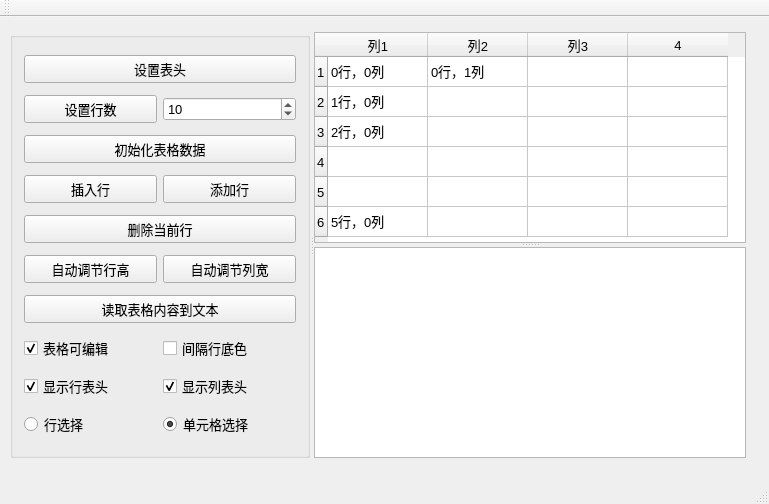
<?xml version="1.0" encoding="UTF-8"?>
<ui version="4.0">
 <class>MainWindow</class>
 <widget class="QMainWindow" name="MainWindow">
  <property name="geometry">
   <rect>
    <x>0</x>
    <y>0</y>
    <width>769</width>
    <height>504</height>
   </rect>
  </property>
  <property name="font">
   <font>
    <pointsize>10</pointsize>
   </font>
  </property>
  <property name="windowTitle">
   <string>QTableWidget的使用</string>
  </property>
  <widget class="QWidget" name="centralWidget">
   <widget class="QSplitter" name="splitterMain">
    <property name="geometry">
     <rect>
      <x>10</x>
      <y>15</y>
      <width>736</width>
      <height>426</height>
     </rect>
    </property>
    <property name="orientation">
     <enum>Qt::Horizontal</enum>
    </property>
    <widget class="QGroupBox" name="groupBox">
     <property name="maximumSize">
      <size>
       <width>300</width>
       <height>16777215</height>
      </size>
     </property>
     <property name="title">
      <string/>
     </property>
     <layout class="QGridLayout" name="gridLayout">
      <item row="4" column="0" colspan="2">
       <widget class="QPushButton" name="btnDelCurRow">
        <property name="text">
         <string>删除当前行</string>
        </property>
       </widget>
      </item>
      <item row="3" column="0">
       <widget class="QPushButton" name="btnInsertRow">
        <property name="text">
         <string>插入行</string>
        </property>
       </widget>
      </item>
      <item row="3" column="1">
       <widget class="QPushButton" name="btnAppendRow">
        <property name="text">
         <string>添加行</string>
        </property>
       </widget>
      </item>
      <item row="8" column="0">
       <widget class="QCheckBox" name="chkBoxHeaderH">
        <property name="text">
         <string>显示行表头</string>
        </property>
        <property name="checked">
         <bool>true</bool>
        </property>
       </widget>
      </item>
      <item row="7" column="0">
       <widget class="QCheckBox" name="chkBoxTabEditable">
        <property name="text">
         <string>表格可编辑</string>
        </property>
        <property name="checked">
         <bool>true</bool>
        </property>
       </widget>
      </item>
      <item row="6" column="0" colspan="2">
       <widget class="QPushButton" name="btnReadToEdit">
        <property name="minimumSize">
         <size>
          <width>0</width>
          <height>25</height>
         </size>
        </property>
        <property name="text">
         <string>读取表格内容到文本</string>
        </property>
       </widget>
      </item>
      <item row="7" column="1">
       <widget class="QCheckBox" name="chkBoxRowColor">
        <property name="enabled">
         <bool>true</bool>
        </property>
        <property name="text">
         <string>间隔行底色</string>
        </property>
        <property name="checked">
         <bool>false</bool>
        </property>
       </widget>
      </item>
      <item row="9" column="1">
       <widget class="QRadioButton" name="rBtnSelectItem">
        <property name="text">
         <string>单元格选择</string>
        </property>
        <property name="checked">
         <bool>true</bool>
        </property>
       </widget>
      </item>
      <item row="8" column="1">
       <widget class="QCheckBox" name="chkBoxHeaderV">
        <property name="text">
         <string>显示列表头</string>
        </property>
        <property name="checked">
         <bool>true</bool>
        </property>
       </widget>
      </item>
      <item row="9" column="0">
       <widget class="QRadioButton" name="rBtnSelectRow">
        <property name="text">
         <string>行选择</string>
        </property>
        <property name="checked">
         <bool>false</bool>
        </property>
       </widget>
      </item>
      <item row="2" column="0" colspan="2">
       <widget class="QPushButton" name="btnIniData">
        <property name="minimumSize">
         <size>
          <width>0</width>
          <height>25</height>
         </size>
        </property>
        <property name="text">
         <string>初始化表格数据</string>
        </property>
       </widget>
      </item>
      <item row="1" column="1">
       <widget class="QSpinBox" name="spinRowCount">
        <property name="minimum">
         <number>2</number>
        </property>
        <property name="value">
         <number>10</number>
        </property>
       </widget>
      </item>
      <item row="0" column="0" colspan="2">
       <widget class="QPushButton" name="btnSetHeader">
        <property name="minimumSize">
         <size>
          <width>0</width>
          <height>25</height>
         </size>
        </property>
        <property name="text">
         <string>设置表头</string>
        </property>
       </widget>
      </item>
      <item row="1" column="0">
       <widget class="QPushButton" name="btnSetRows">
        <property name="minimumSize">
         <size>
          <width>0</width>
          <height>25</height>
         </size>
        </property>
        <property name="text">
         <string>设置行数</string>
        </property>
       </widget>
      </item>
      <item row="5" column="0">
       <widget class="QPushButton" name="btnAutoHeight">
        <property name="text">
         <string>自动调节行高</string>
        </property>
       </widget>
      </item>
      <item row="5" column="1">
       <widget class="QPushButton" name="btnAutoWidth">
        <property name="text">
         <string>自动调节列宽</string>
        </property>
       </widget>
      </item>
     </layout>
    </widget>
    <widget class="QSplitter" name="splitter">
     <property name="frameShape">
      <enum>QFrame::NoFrame</enum>
     </property>
     <property name="frameShadow">
      <enum>QFrame::Plain</enum>
     </property>
     <property name="lineWidth">
      <number>2</number>
     </property>
     <property name="orientation">
      <enum>Qt::Vertical</enum>
     </property>
     <widget class="QTableWidget" name="tableInfo">
      <property name="alternatingRowColors">
       <bool>false</bool>
      </property>
      <property name="rowCount">
       <number>6</number>
      </property>
      <property name="columnCount">
       <number>4</number>
      </property>
      <attribute name="horizontalHeaderDefaultSectionSize">
       <number>100</number>
      </attribute>
      <row/>
      <row/>
      <row/>
      <row/>
      <row/>
      <row/>
      <column>
       <property name="text">
        <string>列1</string>
       </property>
      </column>
      <column>
       <property name="text">
        <string>列2</string>
       </property>
      </column>
      <column>
       <property name="text">
        <string>列3</string>
       </property>
      </column>
      <column/>
      <item row="0" column="0">
       <property name="text">
        <string>0行，0列</string>
       </property>
      </item>
      <item row="0" column="1">
       <property name="text">
        <string>0行，1列</string>
       </property>
      </item>
      <item row="1" column="0">
       <property name="text">
        <string>1行，0列</string>
       </property>
      </item>
      <item row="2" column="0">
       <property name="text">
        <string>2行，0列</string>
       </property>
      </item>
      <item row="5" column="0">
       <property name="text">
        <string>5行，0列</string>
       </property>
      </item>
     </widget>
     <widget class="QPlainTextEdit" name="textEdit"/>
    </widget>
   </widget>
  </widget>
  <widget class="QMenuBar" name="menuBar">
   <property name="geometry">
    <rect>
     <x>0</x>
     <y>0</y>
     <width>769</width>
     <height>24</height>
    </rect>
   </property>
  </widget>
  <widget class="QToolBar" name="mainToolBar">
   <attribute name="toolBarArea">
    <enum>TopToolBarArea</enum>
   </attribute>
   <attribute name="toolBarBreak">
    <bool>false</bool>
   </attribute>
  </widget>
  <widget class="QStatusBar" name="statusBar"/>
 </widget>
 <layoutdefault spacing="6" margin="11"/>
 <resources/>
 <connections/>
</ui>
